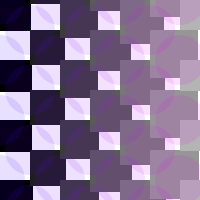
Frame 1 (no input)
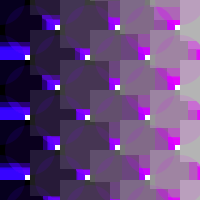
Frame 60 (the mouse pressed at the canvas centre just before this capture)
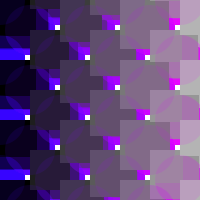
Frame 120 (the mouse held since frame 60 and released just before this capture)

The Processing sketch that drew these frames (run headless with seeded random() and noise(); from frame 60 on, the mouse is pressed at the canvas centre):

// Processing sketch: processing_91124
// ── processing_91124.pde

/*Nathana L. Czornei
Exercício sobre Padrões - 19.02.13
*/
void setup(){
size(200,200);
background(255);
frameRate(5);
}
int i;
int e;
int c;
int a=0;

void draw(){
for(i=0;i<200;i+=30)
  for(c=-180;c<185;c+=60){
  fill(i);
  noStroke();
  rect(i,i+c,30+a/2,30+a/2);
  if(a<40){
    a++;
  }
    else{
      a=0;
      
    }
  
 }
for(e=0;e<200;e+=30){
   for(c=-180;c<185;c+=60){
fill(51+e,01,374,30);
ellipse(e,e+c,50,50);

}
}

}
